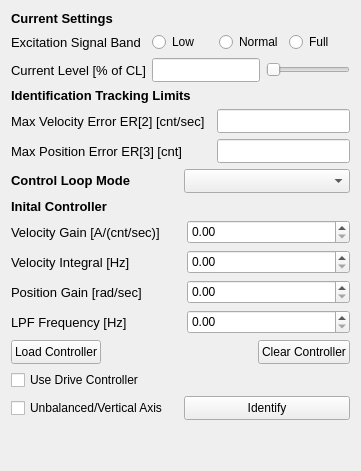
     <widget class="QWidget" name="Fast">
      <property name="sizePolicy">
       <sizepolicy hsizetype="Fixed" vsizetype="Preferred">
        <horstretch>0</horstretch>
        <verstretch>0</verstretch>
       </sizepolicy>
      </property>
      <attribute name="title">
       <string>Fast</string>
      </attribute>
      <layout class="QGridLayout" name="gridLayout">
       <item row="0" column="0">
        <layout class="QVBoxLayout" name="verticalLayout_6">
         <item>
          <layout class="QVBoxLayout" name="verticalLayout_2">
           <item>
            <widget class="QLabel" name="label">
             <property name="sizePolicy">
              <sizepolicy hsizetype="Preferred" vsizetype="Fixed">
               <horstretch>0</horstretch>
               <verstretch>0</verstretch>
              </sizepolicy>
             </property>
             <property name="font">
              <font>
               <pointsize>10</pointsize>
               <bold>true</bold>
              </font>
             </property>
             <property name="text">
              <string>Current Settings</string>
             </property>
            </widget>
           </item>
           <item>
            <layout class="QHBoxLayout" name="horizontalLayout">
             <item>
              <widget class="QLabel" name="label_5">
               <property name="minimumSize">
                <size>
                 <width>135</width>
                 <height>0</height>
                </size>
               </property>
               <property name="font">
                <font>
                 <pointsize>10</pointsize>
                </font>
               </property>
               <property name="text">
                <string>Excitation Signal Band</string>
               </property>
              </widget>
             </item>
             <item>
              <widget class="QRadioButton" name="radioButton">
               <property name="text">
                <string>Low</string>
               </property>
              </widget>
             </item>
             <item>
              <widget class="QRadioButton" name="radioButton_2">
               <property name="text">
                <string>Normal</string>
               </property>
              </widget>
             </item>
             <item>
              <widget class="QRadioButton" name="radioButton_3">
               <property name="text">
                <string>Full</string>
               </property>
              </widget>
             </item>
            </layout>
           </item>
           <item>
            <layout class="QHBoxLayout" name="horizontalLayout_2">
             <item>
              <widget class="QLabel" name="label_6">
               <property name="minimumSize">
                <size>
                 <width>135</width>
                 <height>0</height>
                </size>
               </property>
               <property name="font">
                <font>
                 <pointsize>10</pointsize>
                </font>
               </property>
               <property name="text">
                <string>Current Level [% of CL]</string>
               </property>
              </widget>
             </item>
             <item>
              <widget class="QLineEdit" name="lineEdit">
               <property name="minimumSize">
                <size>
                 <width>0</width>
                 <height>24</height>
                </size>
               </property>
              </widget>
             </item>
             <item>
              <widget class="QSlider" name="horizontalSlider">
               <property name="orientation">
                <enum>Qt::Orientation::Horizontal</enum>
               </property>
              </widget>
             </item>
            </layout>
           </item>
          </layout>
         </item>
         <item>
          <layout class="QVBoxLayout" name="verticalLayout_4">
           <item>
            <widget class="QLabel" name="label_2">
             <property name="font">
              <font>
               <pointsize>10</pointsize>
               <bold>true</bold>
              </font>
             </property>
             <property name="text">
              <string>Identification Tracking Limits</string>
             </property>
            </widget>
           </item>
           <item>
            <layout class="QVBoxLayout" name="verticalLayout_3">
             <item>
              <layout class="QHBoxLayout" name="horizontalLayout_3">
               <item>
                <widget class="QLabel" name="label_7">
                 <property name="minimumSize">
                  <size>
                   <width>200</width>
                   <height>0</height>
                  </size>
                 </property>
                 <property name="font">
                  <font>
                   <pointsize>10</pointsize>
                  </font>
                 </property>
                 <property name="text">
                  <string>Max Velocity Error ER[2] [cnt/sec]</string>
                 </property>
                </widget>
               </item>
               <item>
                <widget class="QLineEdit" name="lineEdit_2">
                 <property name="minimumSize">
                  <size>
                   <width>0</width>
                   <height>24</height>
                  </size>
                 </property>
                </widget>
               </item>
              </layout>
             </item>
             <item>
              <layout class="QHBoxLayout" name="horizontalLayout_4">
               <item>
                <widget class="QLabel" name="label_8">
                 <property name="minimumSize">
                  <size>
                   <width>200</width>
                   <height>0</height>
                  </size>
                 </property>
                 <property name="font">
                  <font>
                   <pointsize>10</pointsize>
                  </font>
                 </property>
                 <property name="text">
                  <string>Max Position Error ER[3] [cnt]</string>
                 </property>
                </widget>
               </item>
               <item>
                <widget class="QLineEdit" name="lineEdit_3">
                 <property name="minimumSize">
                  <size>
                   <width>0</width>
                   <height>24</height>
                  </size>
                 </property>
                </widget>
               </item>
              </layout>
             </item>
            </layout>
           </item>
          </layout>
         </item>
         <item>
          <layout class="QHBoxLayout" name="horizontalLayout_5">
           <item>
            <widget class="QLabel" name="label_3">
             <property name="sizePolicy">
              <sizepolicy hsizetype="Preferred" vsizetype="Fixed">
               <horstretch>0</horstretch>
               <verstretch>0</verstretch>
              </sizepolicy>
             </property>
             <property name="font">
              <font>
               <pointsize>10</pointsize>
               <bold>true</bold>
              </font>
             </property>
             <property name="text">
              <string>Control Loop Mode</string>
             </property>
            </widget>
           </item>
           <item>
            <widget class="QComboBox" name="comboBox">
             <property name="minimumSize">
              <size>
               <width>0</width>
               <height>24</height>
              </size>
             </property>
            </widget>
           </item>
          </layout>
         </item>
         <item>
          <layout class="QVBoxLayout" name="verticalLayout_5">
           <item>
            <widget class="QLabel" name="label_4">
             <property name="sizePolicy">
              <sizepolicy hsizetype="Preferred" vsizetype="Fixed">
               <horstretch>0</horstretch>
               <verstretch>0</verstretch>
              </sizepolicy>
             </property>
             <property name="font">
              <font>
               <pointsize>10</pointsize>
               <bold>true</bold>
              </font>
             </property>
             <property name="text">
              <string>Inital Controller</string>
             </property>
            </widget>
           </item>
           <item>
            <layout class="QHBoxLayout" name="horizontalLayout_6">
             <item>
              <widget class="QLabel" name="label_9">
               <property name="minimumSize">
                <size>
                 <width>170</width>
                 <height>0</height>
                </size>
               </property>
               <property name="font">
                <font>
                 <pointsize>10</pointsize>
                </font>
               </property>
               <property name="text">
                <string>Velocity Gain [A/(cnt/sec)]</string>
               </property>
              </widget>
             </item>
             <item>
              <widget class="QDoubleSpinBox" name="doubleSpinBox">
               <property name="minimumSize">
                <size>
                 <width>0</width>
                 <height>24</height>
                </size>
               </property>
              </widget>
             </item>
            </layout>
           </item>
           <item>
            <layout class="QHBoxLayout" name="horizontalLayout_7">
             <item>
              <widget class="QLabel" name="label_10">
               <property name="minimumSize">
                <size>
                 <width>170</width>
                 <height>0</height>
                </size>
               </property>
               <property name="font">
                <font>
                 <pointsize>10</pointsize>
                </font>
               </property>
               <property name="text">
                <string>Velocity Integral [Hz]</string>
               </property>
              </widget>
             </item>
             <item>
              <widget class="QDoubleSpinBox" name="doubleSpinBox_2">
               <property name="minimumSize">
                <size>
                 <width>0</width>
                 <height>24</height>
                </size>
               </property>
              </widget>
             </item>
            </layout>
           </item>
           <item>
            <layout class="QHBoxLayout" name="horizontalLayout_9">
             <item>
              <widget class="QLabel" name="label_11">
               <property name="minimumSize">
                <size>
                 <width>170</width>
                 <height>0</height>
                </size>
               </property>
               <property name="font">
                <font>
                 <pointsize>10</pointsize>
                </font>
               </property>
               <property name="text">
                <string>Position Gain [rad/sec]</string>
               </property>
              </widget>
             </item>
             <item>
              <widget class="QDoubleSpinBox" name="doubleSpinBox_3">
               <property name="minimumSize">
                <size>
                 <width>0</width>
                 <height>24</height>
                </size>
               </property>
              </widget>
             </item>
            </layout>
           </item>
           <item>
            <layout class="QHBoxLayout" name="horizontalLayout_10">
             <item>
              <widget class="QLabel" name="label_12">
               <property name="minimumSize">
                <size>
                 <width>170</width>
                 <height>0</height>
                </size>
               </property>
               <property name="font">
                <font>
                 <pointsize>10</pointsize>
                </font>
               </property>
               <property name="text">
                <string>LPF Frequency [Hz]</string>
               </property>
              </widget>
             </item>
             <item>
              <widget class="QDoubleSpinBox" name="doubleSpinBox_4">
               <property name="minimumSize">
                <size>
                 <width>0</width>
                 <height>24</height>
                </size>
               </property>
              </widget>
             </item>
            </layout>
           </item>
           <item>
            <layout class="QHBoxLayout" name="horizontalLayout_12">
             <item>
              <widget class="QPushButton" name="pushButton">
               <property name="sizePolicy">
                <sizepolicy hsizetype="Fixed" vsizetype="Fixed">
                 <horstretch>0</horstretch>
                 <verstretch>0</verstretch>
                </sizepolicy>
               </property>
               <property name="minimumSize">
                <size>
                 <width>90</width>
                 <height>24</height>
                </size>
               </property>
               <property name="text">
                <string>Load Controller</string>
               </property>
              </widget>
             </item>
             <item>
              <spacer name="horizontalSpacer">
               <property name="orientation">
                <enum>Qt::Orientation::Horizontal</enum>
               </property>
               <property name="sizeHint" stdset="0">
                <size>
                 <width>40</width>
                 <height>20</height>
                </size>
               </property>
              </spacer>
             </item>
             <item>
              <widget class="QPushButton" name="pushButton_2">
               <property name="sizePolicy">
                <sizepolicy hsizetype="Fixed" vsizetype="Fixed">
                 <horstretch>0</horstretch>
                 <verstretch>0</verstretch>
                </sizepolicy>
               </property>
               <property name="minimumSize">
                <size>
                 <width>90</width>
                 <height>24</height>
                </size>
               </property>
               <property name="text">
                <string>Clear Controller</string>
               </property>
              </widget>
             </item>
            </layout>
           </item>
           <item>
            <widget class="QCheckBox" name="checkBox">
             <property name="text">
              <string>Use Drive Controller</string>
             </property>
            </widget>
           </item>
           <item>
            <layout class="QHBoxLayout" name="horizontalLayout_11">
             <item>
              <widget class="QCheckBox" name="checkBox_2">
               <property name="text">
                <string>Unbalanced/Vertical Axis</string>
               </property>
              </widget>
             </item>
             <item>
              <widget class="QPushButton" name="pushButton_3">
               <property name="minimumSize">
                <size>
                 <width>0</width>
                 <height>24</height>
                </size>
               </property>
               <property name="text">
                <string>Identify</string>
               </property>
              </widget>
             </item>
            </layout>
           </item>
          </layout>
         </item>
         <item>
          <spacer name="verticalSpacer">
           <property name="orientation">
            <enum>Qt::Orientation::Vertical</enum>
           </property>
           <property name="sizeHint" stdset="0">
            <size>
             <width>20</width>
             <height>40</height>
            </size>
           </property>
          </spacer>
         </item>
        </layout>
       </item>
      </layout>
     </widget>
